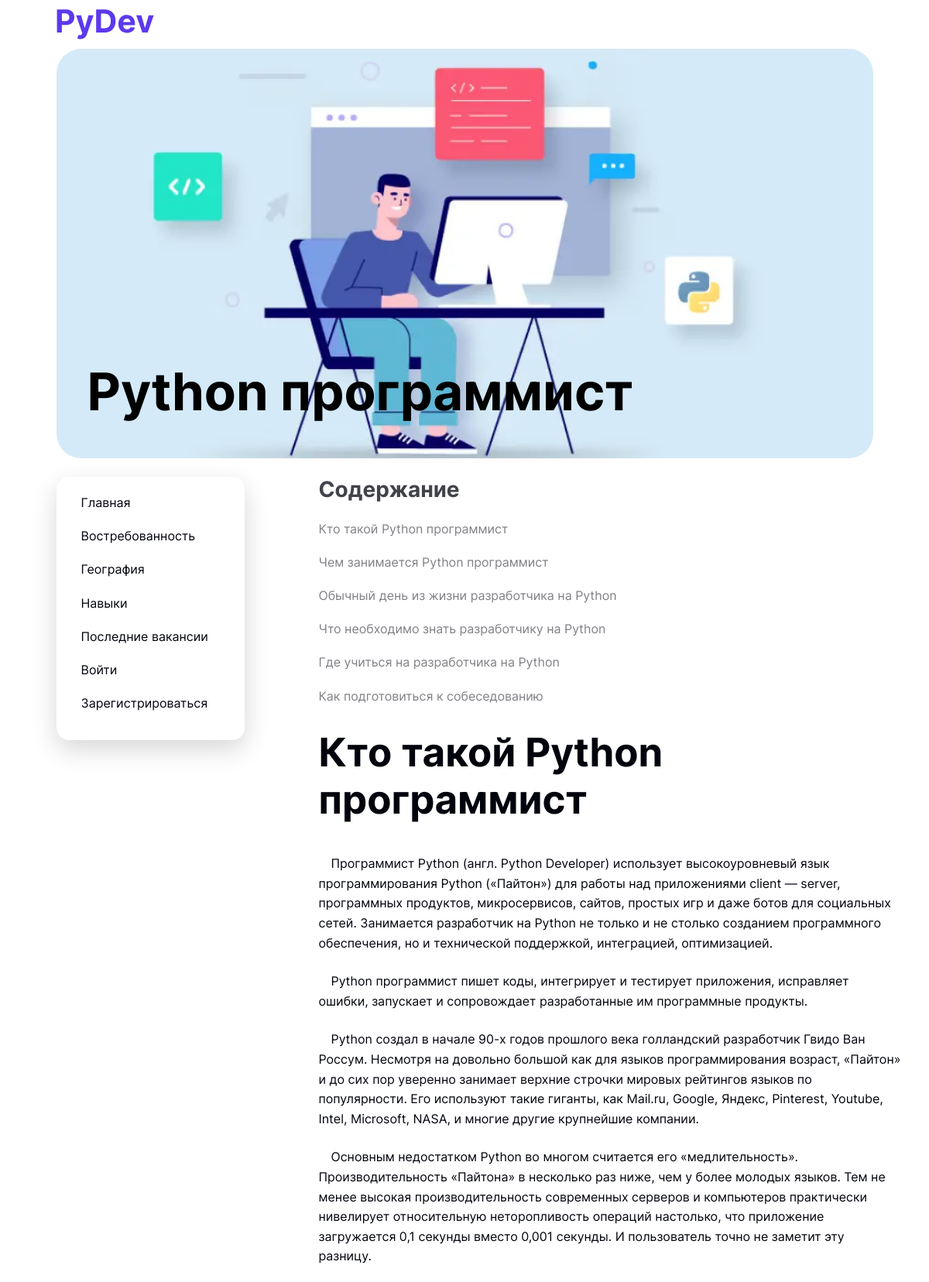
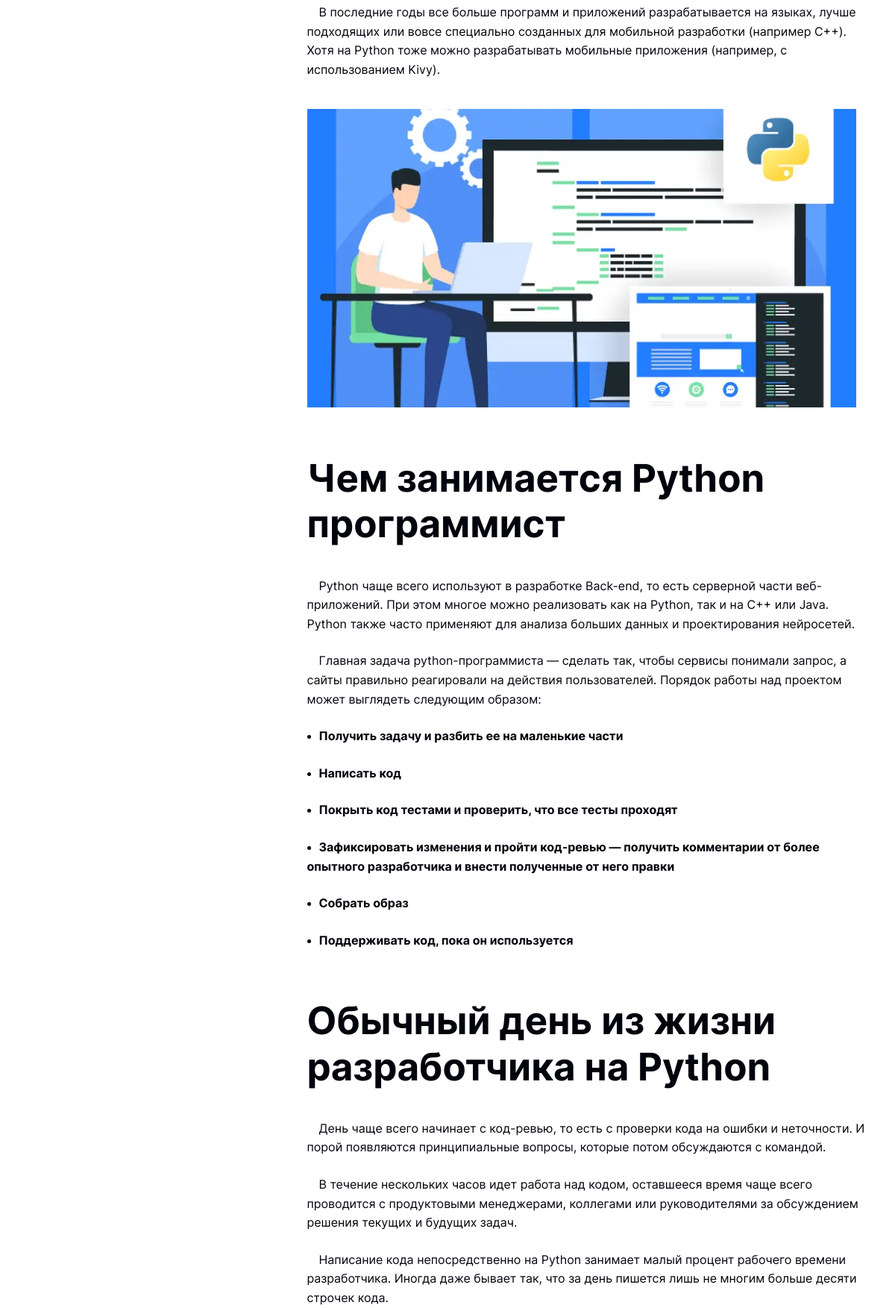
The page / (upper part) on the database its author committed (2 pictures, top to bottom).
### devoloper/models.py (models this page shows, shortened)
class Post(models.Model):
    title = models.CharField(max_length=140)
    intro = models.TextField()
    content = models.TextField()

### devoloper/views.py (the view)
# urls.py: path('', index, name="index"),
def index(requset):
    context = html_context('Главная')
    return render(requset, 'devoloper/index.html', context)

### devoloper/views.py (called while the page is built)
def html_context(name):
    content = \
        {'content': Post.objects.filter(title=name).first(),
         'title': name}
    return content

### devoloper/templates/devoloper/index.html (shortened to what this page needs)
{% extends 'devoloper/base.html' %}
{% load static %}
{% block intro %}
  {{ content.intro|safe }}
{% endblock %}
{% block content %}
  {{ content.content|safe }}
{% endblock %}

### devoloper/templates/devoloper/base.html (shortened to what this page needs)
{% load static %}
<!DOCTYPE html>
<html lang="ru">
<head>
    <link rel="stylesheet" href="{% static 'devoloper/css/style.min.css' %}">
</head>
<body>
<div class="wrapper">
    <header>
        <div class="container">
            <div class="header__row">
                <img src="{% static 'devoloper/images/svgicons/logo.svg' %}" alt="logo">
            </div>
        </div>
    </header>
    <main class="content">
        {% block intro %}
        {% endblock %}
        <section class="page-inner">
            <div class="container">
                <div class="page-inner__row">
                    <aside class="page-aside aside-index">
                        <ul class="page-aside__row aside-index__row">
                            <a class="page-aside__link aside-index__link" href="{% url 'index' %}">
                                <li>Главная</li>
                            </a>
                            <a class="page-aside__link aside-index__link" href="{% url 'demand' %}">
                                <li>Востребованность</li>
                            </a>
                            <a class="page-aside__link aside-index__link" href="{% url 'geography' %}">
                                <li>География</li>
                            </a>
                            <a class="page-aside__link aside-index__link" href="{% url 'skills' %}">
                                <li>Навыки</li>
                            </a>
                            <a class="page-aside__link aside-index__link" href="{% url 'recent-vacancies' %}">
                                <li>Последние вакансии</li>
                            </a>
                            {% if user.is_authenticated%}
                            <a class="page-aside__link aside-index__link" href="{% url 'logout' %}">
                                <li>Выйти ({{ user.username }})</li>
                            </a>
                            {% else %}
                            <a class="page-aside__link aside-index__link" href="{% url 'sign-in' %}">
                                <li>Войти</li>
                            </a>
                            <a class="page-aside__link aside-index__link" href="{% url 'sign-up' %}">
                                <li>Зарегистрироваться</li>
                            </a>
                            {% endif %}
                        </ul>
                    </aside>
                        {% block content %}
                        {% endblock %}
                </div>
            </div>
        </section>
    </main>
</div>
</body>
</html>

### rows shown on the page
Post: intro "Python программист", intro (picture), content "Содержание Кто такой Python программист Чем занимается Python программист Обычный день из жизни разработчика на Python Что необходимо знать разработчику на Python Где учиться на разработчика на Python Как подготовиться к собеседованию Кто такой Python программист Программист Python (англ. Python Developer) использует высокоуровневый язык программирования Python («Пайтон») для работы над приложениями client — server, программных продуктов, микросервисов, сайтов, простых игр и даже ботов для социальных сетей. Занимается разработчик на Python не только и не столько созданием программного обеспечения, но и технической поддержкой, интеграцией, оптимизацией. Python программист пишет коды,…", content (picture)
